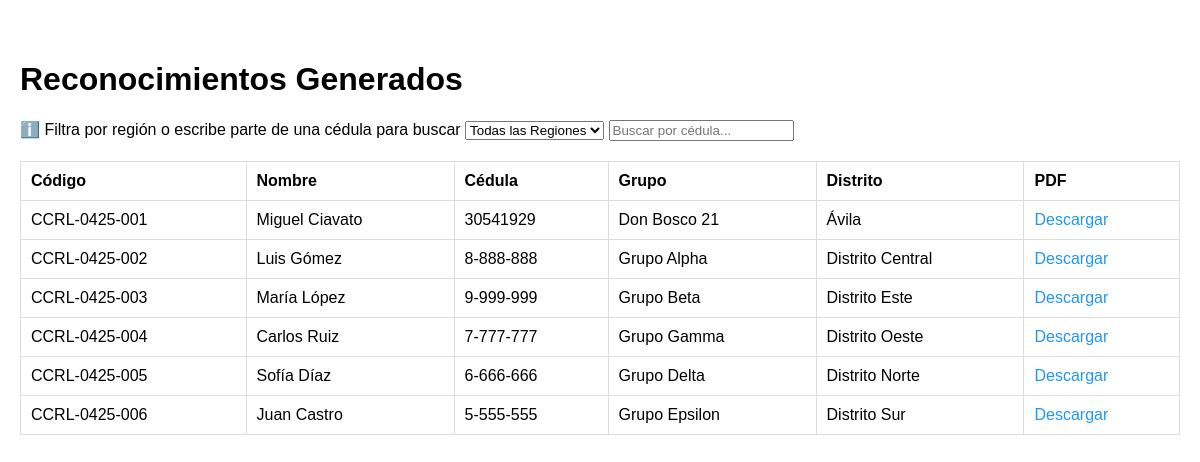
Before: / with the older database file.
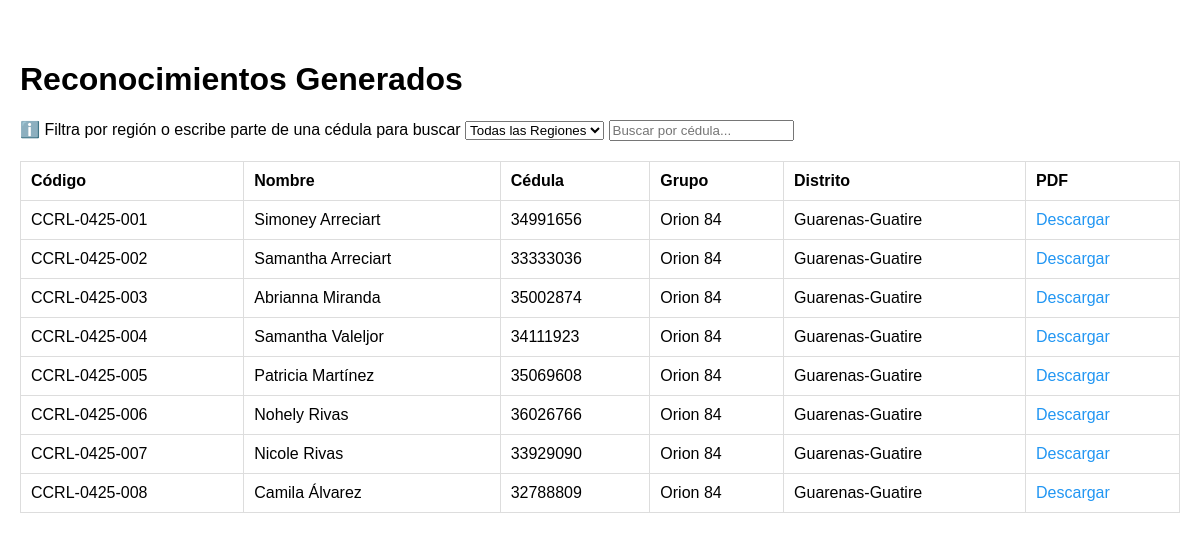
After: the same page with the newer database file.
### tables this page shows
CREATE TABLE reconocimientos (
            id INTEGER PRIMARY KEY AUTOINCREMENT,
            codigo_unico TEXT NOT NULL UNIQUE,
            fecha_creacion DATE NOT NULL,
            nombres TEXT NOT NULL,
            cedula TEXT NOT NULL,
            grupo TEXT NOT NULL,
            distrito TEXT NOT NULL,
            region TEXT NOT NULL
        );

### app.py (the view)
@app.route("/")
def lista_reconocimientos():
    conn = sqlite3.connect('data/reconocimientos.db')
    cursor = conn.cursor()
    cursor.execute("SELECT * FROM reconocimientos")
    reconocimientos = cursor.fetchall()
    conn.close()
    return render_template("lista.html", reconocimientos=reconocimientos)

### templates/lista.html (shortened to what this page needs)
<!DOCTYPE html>
<html lang="es">
  <head>
  </head>
  <body>
    <h1>Reconocimientos Generados</h1>
    <div class="filters">
      <span class="tooltip">
        ℹ️
        <span class="tooltiptext">
            Filtra por región o escribe parte de una cédula para buscar
        </span>
    </span>
      <select id="filter-region">
        <option value="">Todas las Regiones</option>
      </select>
      <input type="text" id="search" placeholder="Buscar por cédula..." />
    </div>
    <table>
      <thead>
        <tr>
          <th>Código</th>
          <th>Nombre</th>
          <th>Cédula</th>
          <th>Grupo</th>
          <th>Distrito</th>
          <th>PDF</th>
        </tr>
      </thead>
      <tbody>
        {% for reconocimiento in reconocimientos %}
        <tr>
          <td>{{ reconocimiento[1] }}</td>
          <td>{{ reconocimiento[3] }}</td>
          <td class="cedula">{{ reconocimiento[4] }}</td>
          <td>{{ reconocimiento[5] }}</td>
          <td class="region">{{ reconocimiento[6] }}</td>
          <td>
            <a href="/output/{{ reconocimiento[1] }}.pdf" target="_blank"
              >Descargar</a
            >
          </td>
        </tr>
        {% endfor %}
      </tbody>
    </table>
  </body>
</html>

### templates/lista.html (style rules this page uses)
body { font-family: Arial, sans-serif; max-width: 1200px; margin: 20px auto; padding: 20px; }
.filters { margin-bottom: 20px; }
table { width: 100%; border-collapse: collapse; }
th, td { padding: 10px; border: 1px solid #ddd; text-align: left; }
a { color: #2196f3; text-decoration: none; }

Changed rows visible on the page:
changed reconocimientos "CCRL-0425-001": nombres "Miguel Ciavato" → "Simoney Arreciart"; cedula "30541929" → "34991656"; grupo "Don Bosco 21" → "Orion 84"; distrito "Ávila" → "Guarenas-Guatire"
changed reconocimientos "CCRL-0425-002": nombres "Luis Gómez" → "Samantha Arreciart"; cedula "8-888-888" → "33333036"; grupo "Grupo Alpha" → "Orion 84"; distrito "Distrito Central" → "Guarenas-Guatire"
changed reconocimientos "CCRL-0425-003": nombres "María López" → "Abrianna Miranda"; cedula "9-999-999" → "35002874"; grupo "Grupo Beta" → "Orion 84"; distrito "Distrito Este" → "Guarenas-Guatire"
changed reconocimientos "CCRL-0425-004": nombres "Carlos Ruiz" → "Samantha Valeljor"; cedula "7-777-777" → "34111923"; grupo "Grupo Gamma" → "Orion 84"; distrito "Distrito Oeste" → "Guarenas-Guatire"
changed reconocimientos "CCRL-0425-005": nombres "Sofía Díaz" → "Patricia Martínez"; cedula "6-666-666" → "35069608"; grupo "Grupo Delta" → "Orion 84"; distrito "Distrito Norte" → "Guarenas-Guatire"
changed reconocimientos "CCRL-0425-006": nombres "Juan Castro" → "Nohely Rivas"; cedula "5-555-555" → "36026766"; grupo "Grupo Epsilon" → "Orion 84"; distrito "Distrito Sur" → "Guarenas-Guatire"
added reconocimientos: codigo_unico "CCRL-0425-007", nombres "Nicole Rivas", cedula "33929090", grupo "Orion 84", distrito "Guarenas-Guatire"
added reconocimientos: codigo_unico "CCRL-0425-008", nombres "Camila Álvarez", cedula "32788809", grupo "Orion 84", distrito "Guarenas-Guatire"
